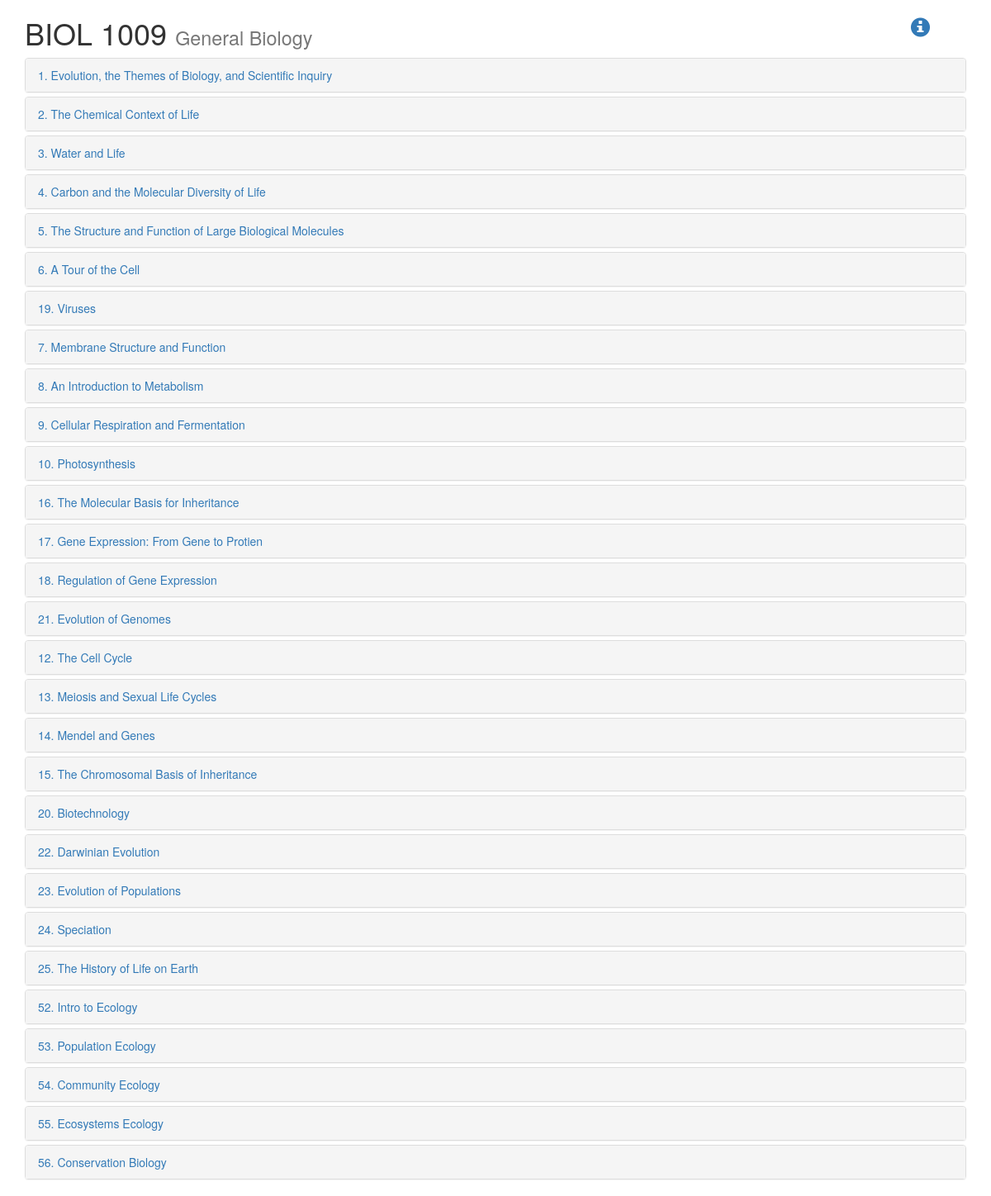
Screenshot of /notes/biol-1009/ with the database file from the repository.
### coursenotes/models.py (models this page shows, shortened)
class Course(models.Model):
    name = models.CharField(max_length=500)
    dept_num = models.CharField(max_length=4)
    course_num = models.CharField(max_length=50)
    year = models.SmallIntegerField()
    semester = models.SmallIntegerField()
    instructor = models.CharField(max_length=1000)
    slug = models.SlugField(unique=True)
    SEM_FALL = 1
    SEM_SPRING = 2
    SEM_SUMMER = 3

class Chapter(models.Model):
    course = models.ForeignKey('Course', on_delete=models.CASCADE)
    number = models.SmallIntegerField()
    title = models.CharField(max_length=500)

### coursenotes/views.py (the view)
# urls.py: url(r'^(?P<course_slug>[\w-]+)/$', views.course_index, name='course_index'),
def course_index(request, course_slug):
    context = {
        'course': Course.objects.get(slug=course_slug)
    }
    return render(request, 'coursenotes/course_index.html', context)

### coursenotes/templates/coursenotes/course_index.html (shortened to what this page needs)
{% load staticfiles %}
<!DOCTYPE html>
<html>
<head>
    <link rel="stylesheet" href="https://maxcdn.bootstrapcdn.com/bootstrap/3.3.7/css/bootstrap.min.css">
</head>
<body>
<div class="container">
<div class="row">
    <div class="col-xs-11">
        <h1>{{ course.dept_num }} {{ course.course_num }} <small>{{ course.name }}</small></h1>
    </div>
    <div class="col-xs-1">
        <h3>
            <a href="{% url 'coursenotes:course_info' course.slug %}">
                <span class="glyphicon glyphicon-info-sign"></span>
            </a>
        </h3>
    </div>
</div>
<div class="panel-group">
    {% for ch in course.chapter_set.all %}
    <div class="panel panel-default">
        <div class="panel-heading" onclick="$('#sec-list-colapsible-{{ ch.number }}').collapse('toggle')">
            <a href="{% url 'coursenotes:chapter_view' course.slug ch.number %}">{{ ch.number }}. {{ ch.title }}</a>
        </div>
    </div>
    {% endfor %}
</div>
</div>
</body>
</html>

### rows the page displays
Course: dept_num "BIOL", course_num "1009", name "General Biology"
Chapter: number "1", title "Evolution, the Themes of Biology, and Scientific Inquiry"
Chapter: number "2", title "The Chemical Context of Life"
Chapter: number "3", title "Water and Life"
Chapter: number "4", title "Carbon and the Molecular Diversity of Life"
Chapter: number "5", title "The Structure and Function of Large Biological Molecules"
Chapter: number "6", title "A Tour of the Cell"
Chapter: number "19", title "Viruses"
Chapter: number "7", title "Membrane Structure and Function"
Chapter: number "8", title "An Introduction to Metabolism"
Chapter: number "9", title "Cellular Respiration and Fermentation"
Chapter: number "10", title "Photosynthesis"
Chapter: number "16", title "The Molecular Basis for Inheritance"
Chapter: number "17", title "Gene Expression: From Gene to Protien"
Chapter: number "18", title "Regulation of Gene Expression"
Chapter: number "21", title "Evolution of Genomes"
Chapter: number "12", title "The Cell Cycle"
Chapter: number "13", title "Meiosis and Sexual Life Cycles"
Chapter: number "14", title "Mendel and Genes"
Chapter: number "15", title "The Chromosomal Basis of Inheritance"
Chapter: number "20", title "Biotechnology"
Chapter: number "22", title "Darwinian Evolution"
Chapter: number "23", title "Evolution of Populations"
Chapter: number "24", title "Speciation"
Chapter: number "25", title "The History of Life on Earth"
Chapter: number "52", title "Intro to Ecology"
Chapter: number "53", title "Population Ecology"
Chapter: number "54", title "Community Ecology"
Chapter: number "55", title "Ecosystems Ecology"
Chapter: number "56", title "Conservation Biology"
